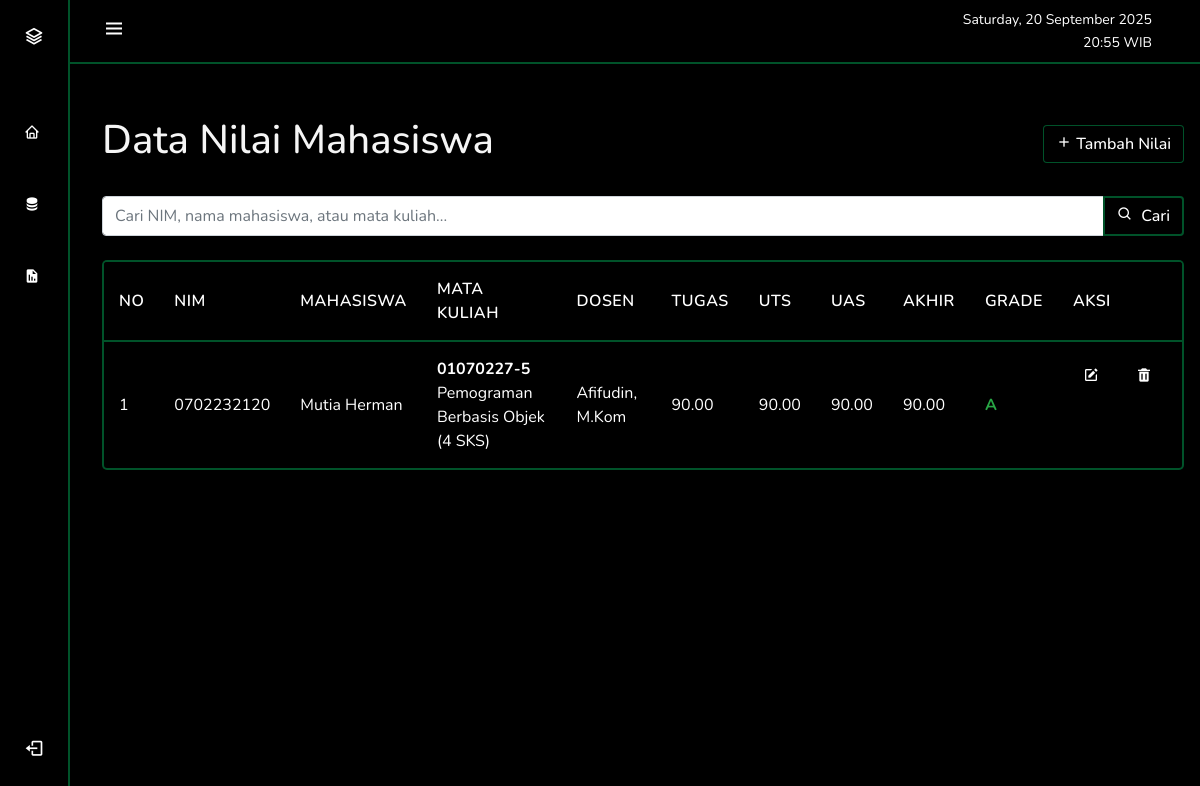
Screenshot of /views/admin/pages/data-nilai.php (signed in) with the database file from the repository.
### tables this page shows
CREATE TABLE `data_nilai` (
  `id` int(11) NOT NULL,
  `mahasiswa_id` int(11) NOT NULL,
  `jadwal_id` int(11) NOT NULL,
  `matkul_id` int(11) NOT NULL,
  `nilai_tugas` decimal(5,2) DEFAULT 0.00,
  `nilai_uts` decimal(5,2) DEFAULT 0.00,
  `nilai_uas` decimal(5,2) DEFAULT 0.00,
  `nilai_akhir` decimal(5,2) GENERATED ALWAYS AS (`nilai_tugas` * 0.3 + `nilai_uts` * 0.3 + `nilai_uas` * 0.4) STORED,
  `grade` char(2) GENERATED ALWAYS AS (case when `nilai_akhir` >= 85 then 'A' when `nilai_akhir` >= 80 then 'A-' when `nilai_akhir` >= 75 then 'B+' when `nilai_akhir` >= 70 then 'B' when `nilai_akhir` >= 65 then 'B-' when `nilai_akhir` >= 60 then 'C+' when `nilai_akhir` >= 55 then 'C' when `nilai_akhir` >= 40 then 'D' else 'E' end) STORED,
  `created_by` int(11) DEFAULT NULL COMMENT 'User yang menginput nilai',
  `created_at` timestamp NOT NULL DEFAULT current_timestamp(),
  `updated_at` timestamp NOT NULL DEFAULT current_timestamp() ON UPDATE current_timestamp()
);

CREATE TABLE `mahasiswa` (
  `id` int(11) NOT NULL,
  `nim` varchar(20) NOT NULL,
  `nama` varchar(100) NOT NULL,
  `prodi` varchar(10) NOT NULL,
  `alamat` text DEFAULT NULL,
  `nohp` varchar(15) DEFAULT NULL,
  `email` varchar(100) DEFAULT NULL,
  `user_id` int(11) DEFAULT NULL,
  `foto_profil` varchar(255) DEFAULT NULL,
  `semester_aktif` int(11) DEFAULT 1 COMMENT 'Semester aktif mahasiswa'
);

CREATE TABLE `matkul` (
  `id` int(11) NOT NULL,
  `kode` char(8) DEFAULT NULL,
  `matakuliah` varchar(100) DEFAULT NULL,
  `dosen` varchar(100) DEFAULT NULL,
  `kelas` varchar(20) DEFAULT NULL,
  `wp` enum('W','P') DEFAULT NULL,
  `sks` int(11) DEFAULT NULL,
  `semester` tinyint(4) DEFAULT NULL,
  `prodi` varchar(10) DEFAULT NULL,
  `created_at` timestamp NOT NULL DEFAULT current_timestamp(),
  `updated_at` timestamp NOT NULL DEFAULT current_timestamp() ON UPDATE current_timestamp()
);

CREATE TABLE `dosen` (
  `nip` varchar(20) NOT NULL,
  `nama` varchar(100) NOT NULL,
  `pangkat` varchar(50) DEFAULT NULL,
  `alamat` text DEFAULT NULL,
  `nohp` varchar(15) DEFAULT NULL,
  `email` varchar(100) DEFAULT NULL,
  `prodi` varchar(10) DEFAULT NULL,
  `user_id` int(11) DEFAULT NULL,
  `foto_profil` varchar(255) DEFAULT NULL
);

### views/admin/pages/data-nilai.php (the view, shortened to what this page needs)
<?php
require_once '../../../includes/config.php';
$page = isset($_GET['page']) ? (int)$_GET['page'] : 1;
$per_page = 10;
$offset = ($page - 1) * $per_page;
$search = isset($_GET['search']) ? clean_input($_GET['search']) : '';
if (empty($search)) {
    $sql = "SELECT dn.*,
                   m.nim, m.nama AS nama_mahasiswa,
                   mk.kelas, mk.matakuliah, mk.sks,
                   d.nama AS nama_dosen,
                   j.hari, j.waktu_mulai, j.waktu_selesai
            FROM data_nilai dn
            JOIN mahasiswa m ON dn.mahasiswa_id = m.id
            JOIN jadwal_kuliah j ON dn.jadwal_id = j.id
            JOIN matkul mk ON j.matkul_id = mk.id
            JOIN dosen d ON j.dosen_nip = d.nip
            ORDER BY m.nama ASC LIMIT ?, ?";
    $stmt = $conn->prepare($sql);
    $stmt->bind_param("ii", $offset, $per_page);
}
$stmt->execute();
$result = $stmt->get_result();
$current_date = date('l, d F Y');
$current_time = date('H:i');
?>
<!DOCTYPE html>
<html lang="id">
<head>
    <link rel="stylesheet" href="https://cdn.jsdelivr.net/npm/bootstrap@5.0.0-beta1/dist/css/bootstrap.min.css" />
    <link rel="stylesheet" href="https://cdn.jsdelivr.net/npm/boxicons@latest/css/boxicons.min.css" />
    <link rel="stylesheet" href="../../../css/style.css" />
    <link rel="stylesheet" href="../../../css/table.css" />
</head>
<body id="body-pd">
    <header class="header" id="header">
      <div class="header_toggle">
        <i class="bx bx-menu" id="header-toggle"></i>
      </div>
      <div class="d-flex align-items-center ms-auto">
        <div class="text-end me-3" style="color: white;">
          <small class="d-block"><?php echo $current_date; ?></small>
          <small><?php echo $current_time; ?> WIB</small>
        </div>
      </div>
    </header>
    <div class="l-navbar" id="nav-bar">
      <nav class="nav">
        <div>
          <a href="#" class="nav_logo">
            <i class="bx bx-layer nav_logo-icon"></i>
            <span class="nav_logo-name">UIN Sumatera Utara</span> <br />
          </a>
          <div class="nav_list">
            <a href="../dashboard.php" class="nav_link">
              <i class="bx bx-home"></i>
            </a>
            <div class="accordion" id="sidebarAccordion">
              <div class="accordion-item bg-transparent border-0">
                <a
                  class="nav_link collapsed"
                  data-bs-toggle="collapse"
                  href="#submenuKelola"
                  role="button"
                  aria-expanded="false"
                  aria-controls="submenuKelola"
                >
                  <i class="bx bxs-data"></i>
                </a>
              </div>
              <div class="accordion-item bg-transparent border-0">
                <a
                  class="nav_link collapsed"
                  data-bs-toggle="collapse"
                  href="#submenuLaporan"
                  role="button"
                  aria-expanded="false"
                  aria-controls="submenuLaporan"
                >
                  <i class="bx bxs-report"></i>
                </a>
              </div>
            </div>
          </div>
        </div>
        <div
          style="display: flex; flex-direction: column; justify-content: center"
        >
        <a href="../../../logout.php" class="nav_link"> <i class='bx bx-log-out nav_icon'></i> <span class="nav_name">LogOut</span> </a>
        </div>
      </nav>
    </div>
    <main class="pt-4">
        <div class="table-responsive">
        <div class="d-flex justify-content-between align-items-center mb-4">
          <h1>Data Nilai Mahasiswa</h1>
          <button class="btn btn-success" onclick="showAddModal()" style="background-color: #000000;">
            <i class="bx bx-plus"></i> Tambah Nilai
          </button>
        </div>
        <div class="search-body">
          <form method="GET" class="row g-3">
            <div class="col-md-12">
              <div class="input-group" style="width: 100%; background-color: #000000;">
                <input type="text" class="form-control" name="search" placeholder="Cari NIM, nama mahasiswa, atau mata kuliah..." value="<?php echo htmlspecialchars($search); ?>">
                <button class="btn btn-primary" type="submit">
                  <i class="bx bx-search me-1"></i> Cari
                </button>
              </div>
            </div>
          </form>
        </div>
        <br>
        <div class="table-data">
          <div class="users">
            <table class="table-custom">
              <thead class="table-dark">
                <tr>
                  <th>No</th>
                  <th>NIM</th>
                  <th>Mahasiswa</th>
                  <th>Mata Kuliah</th>
                  <th>Dosen</th>
                  <th>Tugas</th>
                  <th>UTS</th>
                  <th>UAS</th>
                  <th>Akhir</th>
                  <th>Grade</th>
                  <th>Aksi</th>
                </tr>
              </thead>
              <tbody>
                <?php if ($result->num_rows > 0): ?>
                  <?php $no = $offset + 1; ?>
                  <?php while ($row = $result->fetch_assoc()): ?>
                  <tr>
                    <td><?php echo $no++; ?></td>
                    <td><?php echo htmlspecialchars($row['nim']); ?></td>
                    <td><?php echo htmlspecialchars($row['nama_mahasiswa']); ?></td>
                    <td>
                      <div class="fw-bold"><?php echo htmlspecialchars($row['kelas']); ?></div>
                      <?php echo htmlspecialchars($row['matakuliah']); ?> (<?php echo $row['sks']; ?> SKS)
                    </td>
                    <td><?php echo htmlspecialchars($row['nama_dosen']); ?></td>
                    <td><?php echo number_format($row['nilai_tugas'], 2); ?></td>
                    <td><?php echo number_format($row['nilai_uts'], 2); ?></td>
                    <td><?php echo number_format($row['nilai_uas'], 2); ?></td>
                    <td><?php echo number_format($row['nilai_akhir'], 2); ?></td>
                    <td class="grade-<?php echo $row['grade']; ?>"><?php echo $row['grade']; ?></td>
                    <td class="action-buttons">
                      <a href="#" class="edit" onclick="showEditModal(<?php echo htmlspecialchars(json_encode($row)); ?>)">
                        <i class="bx bxs-edit"></i>
                      </a>
                      <a href="?delete_id=<?php echo $row['id']; ?>" class="delete" onclick="return confirm('Apakah Anda yakin ingin menghapus nilai ini?');">
                        <i class="bx bxs-trash"></i>
                      </a>
                    </td>
                  </tr>
                  <?php endwhile; ?>
                <?php endif; ?>
              </tbody>
            </table>
          </div>
        </div>
        </div>
      </main>
    </body>
</html>

### css/style.css (style rules this page uses)
:root { --header-height: 3rem; --nav-width: 70px; --body-font: "Nunito", sans-serif; --normal-font-size: 1rem; --z-fixed: 100; }
body { position: relative; margin: var(--header-height) 0 0 0; padding: 0 1rem; font-family: var(--body-font); font-size: var(--normal-font-size); background-color: black; color: #f5f5f5; transition: 0.5s; overflow-x: hidden; }
a { text-decoration: none; }
.header { width: 100%; height: var(--header-height); position: fixed; top: 0; left: 0; display: flex; align-items: center; justify-content: space-between; padding: 0 1rem; background-color: rgb(0, 0, 0); border-bottom: 2px solid #00cc6666; z-index: var(--z-fixed); transition: 0.5s; }
.header_toggle { color: rgb(255, 255, 255); font-size: 1.5rem; cursor: pointer; }
.header_toggle::after { margin-left: 150px; }
.l-navbar { position: fixed; top: 0; left: -30%; width: var(--nav-width); height: 100vh; background-color: black; padding: 0.5rem 0.5rem 0 0; transition: 0.5s; z-index: var(--z-fixed); border-right: 2px solid #00cc6666; }
.nav { height: 100%; display: flex; flex-direction: column; justify-content: space-between; overflow: hidden; }
.nav_logo, .nav_link { display: grid; grid-template-columns: max-content max-content; align-items: center; column-gap: 1rem; padding: 0.5rem 0 0.5rem 1.5rem; color: #ffffff; }
.nav_logo { margin-bottom: 2rem; }
.nav_logo-icon { font-size: 1.25rem; color: rgb(255, 255, 255); }
.nav_link { position: relative; color: rgb(255, 255, 255); margin-bottom: 2rem; transition: 0.3s; border-radius: 5px; }
.nav_icon { font-size: 1.25rem; }
main { margin-top: 5.75rem !important; }
@media screen and (min-width: 768px) { body { margin: calc(var(--header-height) + 1rem) 0 0 0; padding-left: calc(var(--nav-width) + 2rem); } }
@media screen and (min-width: 768px) { .header { height: calc(var(--header-height) + 1rem); padding: 0 2rem 0 calc(var(--nav-width) + 2rem); } }
@media screen and (min-width: 768px) { .l-navbar { left: 0; padding: 1rem 0.8rem 0 0; } }

### css/table.css (style rules this page uses)
.table-custom { width: 100%; border-collapse: separate; border-spacing: 0; background-color: #000000; border-radius: 5px; color: #ffffff; text-align: left; margin-bottom: 2rem; background-clip: border-box; border: 2px solid #00cc6666; overflow: hidden; }
.table-custom thead { background-color: #000000; }
.table-custom thead th { color: #ffffff; border-bottom: 2px solid #00cc6666; font-weight: 600; text-transform: uppercase; font-size: 1rem; letter-spacing: 0.5px; }
.table-custom th, .table-custom td { padding: 15px; }
.table-custom tbody tr { transition: all 0.2s ease; }
.table-custom tbody tr:last-child td { border-bottom: none; }
.action-buttons { display: flex; gap: 12px; justify-content: flex-start; align-items: center; }
.action-buttons a { display: inline-flex; align-items: center; justify-content: center; width: 36px; height: 36px; border-radius: 5px; transition: all 0.2s ease; color: #ffffff; text-decoration: none; }
.btn { display: inline-block; font-weight: 500; text-align: center; white-space: nowrap; vertical-align: middle; user-select: none; border: 1px solid transparent; padding: 0.375rem 0.75rem; font-size: 1rem; line-height: 1.5; border-radius: 0.25rem; transition: all 0.15s ease-in-out; cursor: pointer; }
.btn-primary { color: #fff; background-color: #000000; border: 2px solid #00cc6666; }
.btn-success { color: #fff; background-color: #000000; border-color: #00cc6666; }

### views/admin/pages/data-nilai.php (style rules this page uses)
.action-buttons a { margin-right: 5px; }
.grade-A { color: #28a745; font-weight: bold; }

### rows the page displays
data_nilai: mahasiswa.nim "0702232120", mahasiswa.nama "Mutia Herman", matkul.kelas "01070227-5", matkul.matakuliah "Pemograman Berbasis Objek", matkul.sks "4", dosen.nama "Afifudin, M.Kom", nilai_tugas "90.00", nilai_uts "90.00", nilai_uas "90.00", nilai_akhir "90.00", grade "A"
